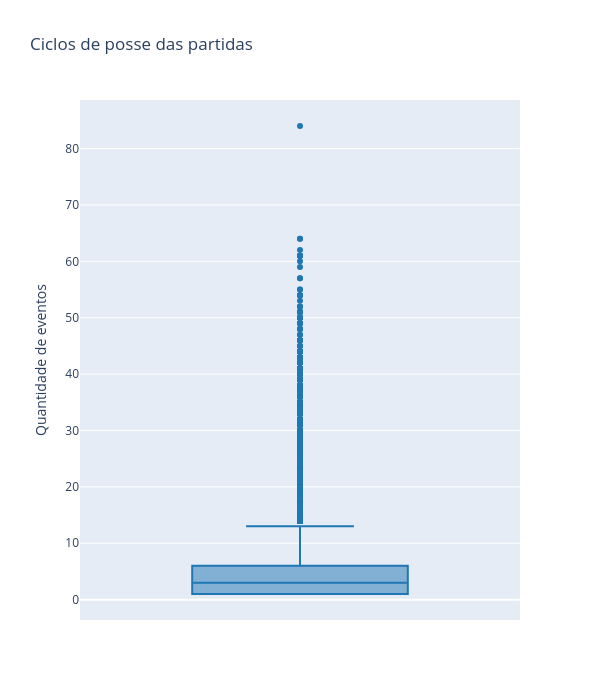

Write notebook code for a chart like this one.
### Code cell
df_possession_agg_pd = df_possession_agg.toPandas()

fig = go.Figure()

#cores = ['#1f77b4', '#ff7f0e', '#2ca02c', '#d62728', '#9467bd']

fig.add_trace(
    go.Box(
        y=df_possession_agg_pd['qtd_eventos'],
        name='',
        marker_color='#1f77b4',
        text=df_possession_agg_pd['possession_id'],
        hovertemplate='%{text}<br>Quantidade de eventos: %{y}<extra></extra>',
        #legendgroup=freq,
        #showlegend=True
    )
)

fig.update_layout(
    title=f'Ciclos de posse das partidas',
    height=700,
    width=600
)

fig.update_yaxes(title_text='Quantidade de eventos')
fig.show()

### Figure 1 — Plotly figure (JSON) as saved in the notebook; plotly's stock layout.template omitted (floating-point values rounded to 4 significant figures; data arrays with more than 128 entries replaced by an {"elided": "..."} marker saying what was removed)
{"data": [{"hovertemplate": "%{text}<br>Quantidade de eventos: %{y}<extra></extra>", "marker": {"color": "#1f77b4"}, "name": "", "text": {"elided": "100930 float values"}, "type": "box", "y": {"elided": "100930 int values"}}], "layout": {"height": 700, "title": {"text": "Ciclos de posse das partidas"}, "width": 600, "yaxis": {"title": {"text": "Quantidade de eventos"}}}}
